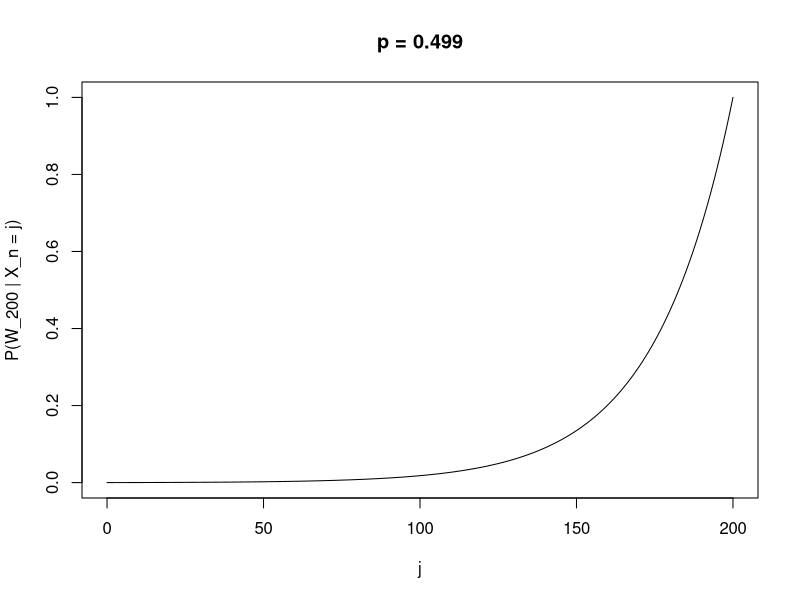

Write R code to recreate this figure.
## ---- chunk 1
fx <- function(j, k, p){
  if(p != 0.5){
  odds <- (1 - p)/p
  out <- (1 - odds^j)/(1 - odds^k)
  }else{
    out <- j/k
  }
  return(out)
}

K <- 200
plot(0:K, fx(0:K, K, 0.49), type = 'l', xlab = 'j', ylab = 'P(W_200 | X_n = j)', main = 'p = 0.499')
